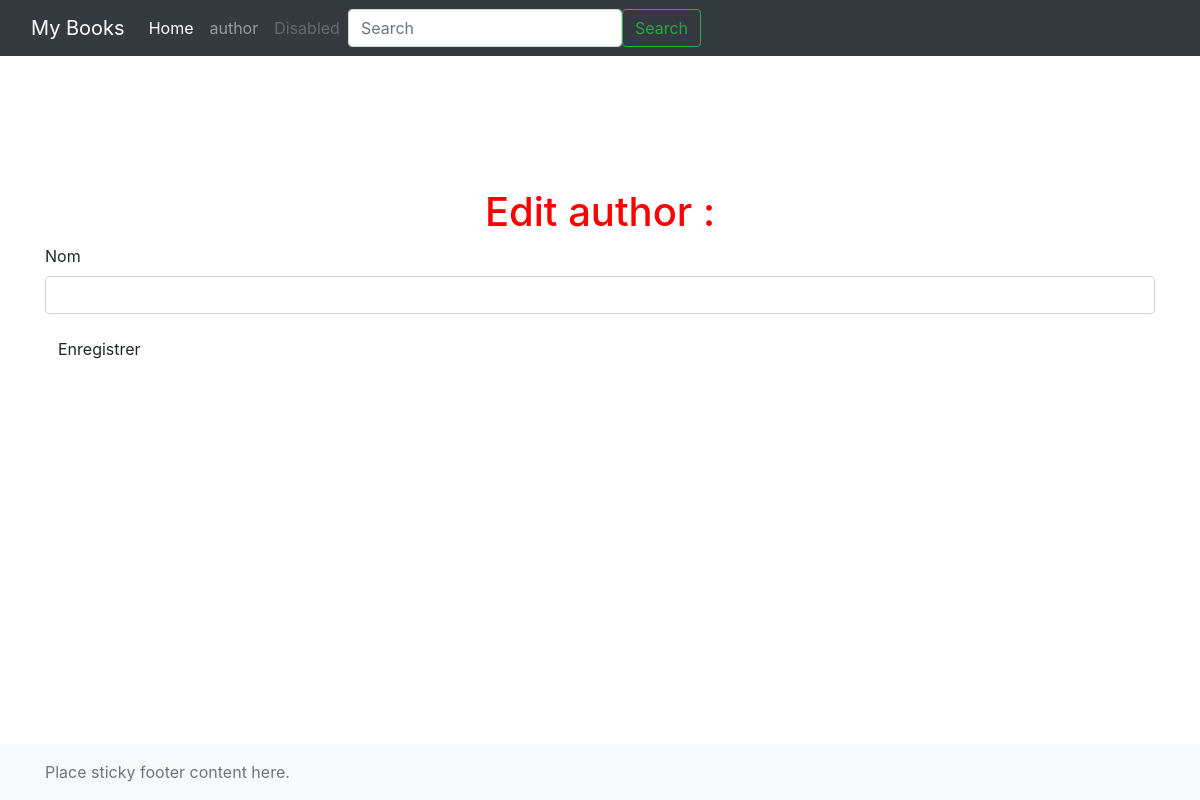
The app's page /edit/author/71, older data.
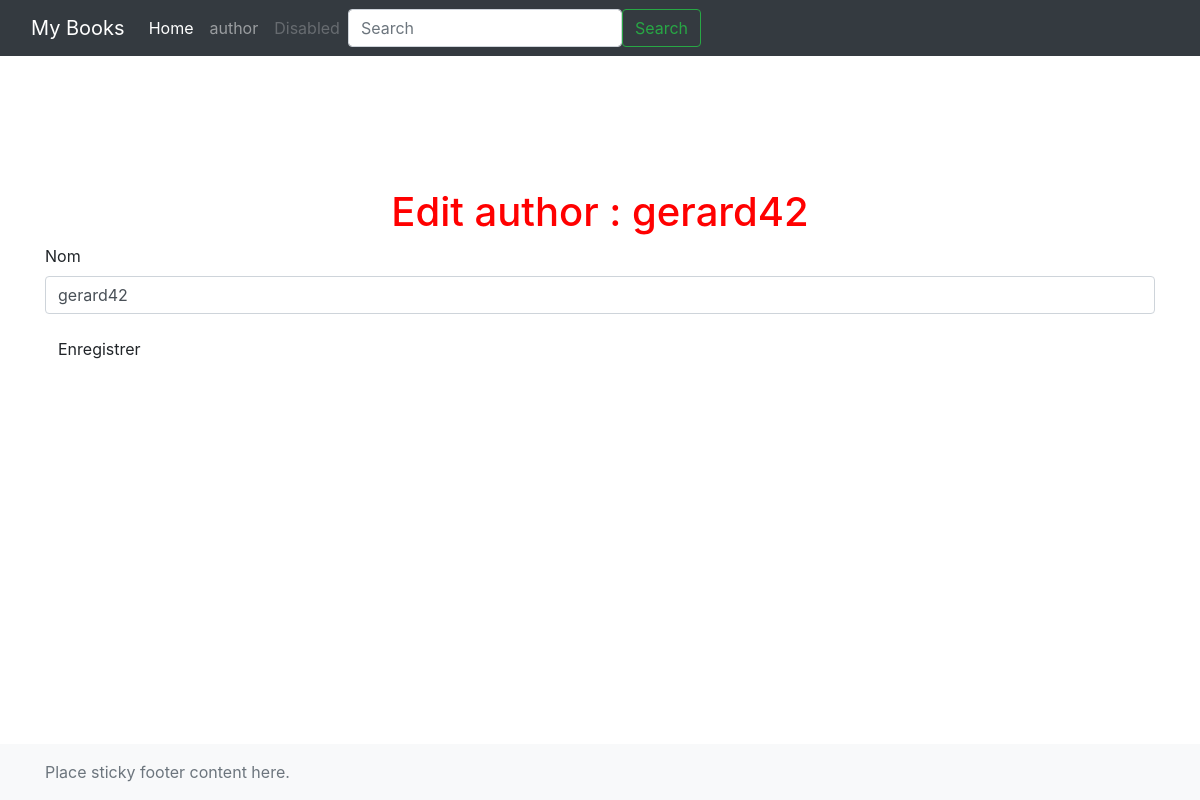
The same page, newer data.
### tuto/models.py (models this page shows, shortened)
class Author(db.Model):
    id = db.Column(db.Integer, primary_key =True)
    name = db.Column(db. String (100))

### tuto/view.py (the view)
@app.route("/edit/author/<int:id>")
def edit_author(id):
    a = get_author_by_id(id)
    if len(a) != 0:
        a = a[0]
        f = AuthorForm(id=a.id, name=a.name)
    else:
        a = dict()
        a["name"] = ""
        a["id"] = None
        f = AuthorForm(id=a["id"], name=a["name"])
    return render_template(
            "edit-author.html",
            author=a, form=f)

### tuto/view.py
class AuthorForm(FlaskForm):
    id = HiddenField('id')
    name = StringField('Nom', validators =[ DataRequired ()])

### tuto/models.py (called while the page is built)
def get_author_by_id(id):
    return Author.query.filter(Author.id==id).all()

### tuto/templates/edit-author.html (shortened to what this page needs)
{% extends "base.html" %}
{% block styles %}
    {{ super() }}
        <link rel="stylesheet" href="{{ url_for('static',
        filename='home.css') }}">
        <link rel="stylesheet" href="{{ url_for('static',
        filename='templates2.css') }}">
{% endblock %}
{% block content %}
<h1>Edit author : {{ author.name }}</h1>
<form method ="POST" action ="{{ url_for('save_author') }}">
    <div class=
        {% if form.name.errors %}
        "form-group has-error"
        {% else %}
        "form-group"
        {% endif %}
        >
        {{ form.name.label }} {{ form.name(size=50, class_="form-control " ) }}
    </div>
    <input class ="btn btn-default" type="submit" value ="Enregistrer ">
</form >
{% endblock %}

Row changes from the older to the newer data that the page shows:
added Author: name "gerard42"
